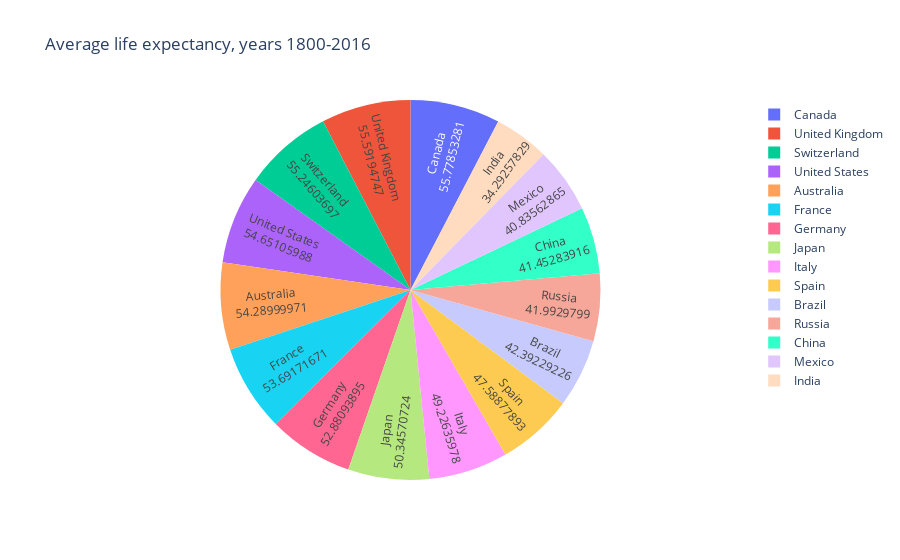

The code cell stored with this chart in its notebook:
### Code cell
country=data.groupby('Entity')['Life expectancy'].mean()
colors = sns.color_palette('mako')
fig= px.pie(country, names= country.index,values=country.values,title=' Average life expectancy, years 1800-2016')
fig.update_traces(hoverinfo='label+percent',textinfo='label+value')

### Figure 1 — Plotly figure (JSON) as saved in the notebook; plotly's stock layout.template omitted (floating-point values rounded to 4 significant figures)
{"data": [{"domain": {"x": [0, 1], "y": [0, 1]}, "hoverinfo": "label+percent", "hovertemplate": "Entity=%{label}<br>value=%{value}<extra></extra>", "labels": ["Australia", "Brazil", "Canada", "China", "France", "Germany", "India", "Italy", "Japan", "Mexico", "Russia", "Spain", "Switzerland", "United Kingdom", "United States"], "legendgroup": "", "name": "", "showlegend": true, "textinfo": "label+value", "type": "pie", "values": [54.29, 42.39, 55.78, 41.45, 53.69, 52.88, 34.29, 49.23, 50.35, 40.84, 41.99, 47.59, 55.25, 55.59, 54.65]}], "layout": {"autosize": true, "legend": {"tracegroupgap": 0}, "title": {"text": " Average life expectancy, years 1800-2016"}}}
